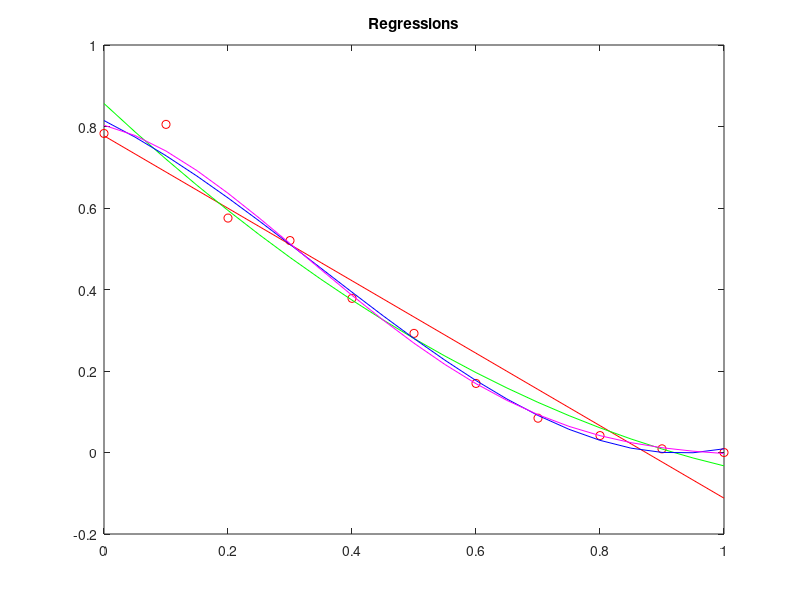

Source code (MATLAB):
x = [0.0:0.1:1.0];
y = [0.7829, 0.8052, 0.5753, 0.5201, 0.3783, 0.2923, 0.1695, 0.0842, 0.0415, 0.009, 0];

ord = [1,2,4,8];
% initialization polynomial approximation values and least squares errors.
pvs = zeros(length(ord), length(x)); % 4-by-11 zero matrix
lse = zeros(length(ord), 1); % 4-by-1 zero matrix

for i = 1:length(ord)
    pf = polyfit(x, y, i);
    pvs(i,:) = polyval(pf, x);
    lse(i,:) = sum((pvs(i,:)-y).^2);
end


% plot each polynomial
t = [0.0:0.05:1];
pvs_t = zeros(length(ord), length(t));
pcolor = ['r', 'g', 'b', 'm'];
for i = 1:length(ord)
    pf = polyfit(x, y, i);
    pvs_t(i,:) = polyval(pf, t);    
    plot(x, y,'ro', t, pvs_t(i,:), pcolor(i));
    title('Polynomial Regression'), pause
end

% plot all polynomials
plot(x, y, 'ro', ...
    t, pvs_t(1,:), pcolor(1), ...
    t, pvs_t(2,:), pcolor(2), ...
    t, pvs_t(3,:), pcolor(3), ...
    t, pvs_t(4,:), pcolor(4));
title('Regressions')
